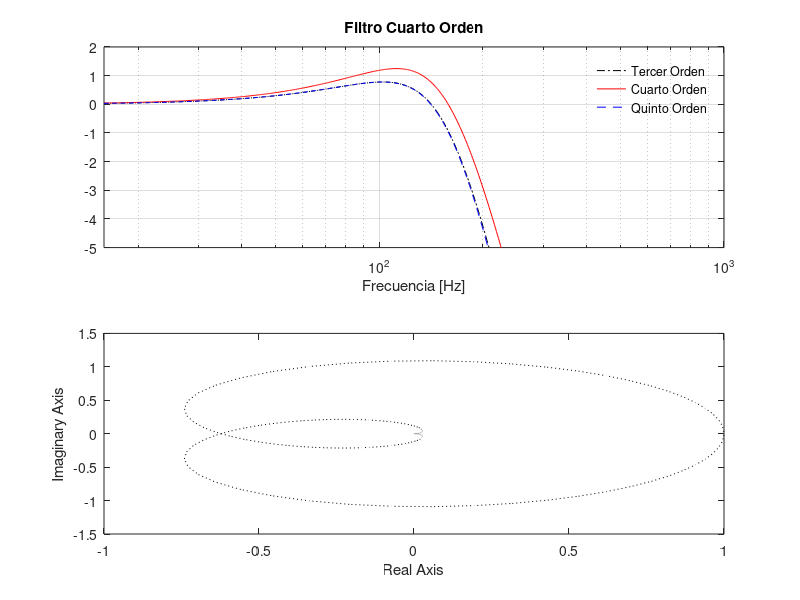

MATLAB code for this plot:
%definicion de parametros de los filtros
tau = 1/2000;
w1 = 1000 ;
zeta1 = 0.5 ;
w2 = 3000 ;
zeta2 = 0.7 ;

%definiciondelos filtros de primer y segundo orden
sys1 = tf(1,[tau 1]);%G1(s)
sys2a = tf(w1^2,[1 2*zeta1*w1 w1^2]);%G2(s)
sys2b = tf(w2^2,[1 2*zeta2*w2 w2^2]);%G3(s)

%sistema de orden3
sys3=sys1*sys2a;
[mag,phase,wout] = bode(sys3);
f3=wout/(2*pi);     mag3=20*log10(squeeze(mag));

%systemasdeorden4
sys4=sys2a*sys2b;
[mag,phase,wout] = bode(sys4);
f4=wout/(2*pi);     mag4=20*log10(squeeze(mag));

%systemasdeorden5
sys5=sys1*sys2a*sys2b;
[mag,phase,wout] = bode(sys5);
f5=wout/(2*pi);     mag5=20*log10(squeeze(mag));

figure
%Grafica de bode
subplot(2,1,1);
semilogx(f3',mag3','-.black');
hold on;
semilogx(f4',mag4','-red');
hold on;
semilogx(f5',mag5','--blue');
grid on;

title('Filtro Cuarto Orden');
xlabel('Frecuencia [Hz]');
legend('Tercer Orden','Cuarto Orden','Quinto Orden');
legend('Location','northeast');
legend('boxoff');
xlim([0 1000])
ylim([-5 2])

subplot(2,1,2);
%Diagrama de Nyquist
w = linspace(-7000*pi,7000*pi,1024);
[re,im,wout] = nyquist(sys5,w);
re = squeeze(re);
im = squeeze(im);
plot(re,im,':k');
xlabel('Real Axis');
ylabel('Imaginary Axis');